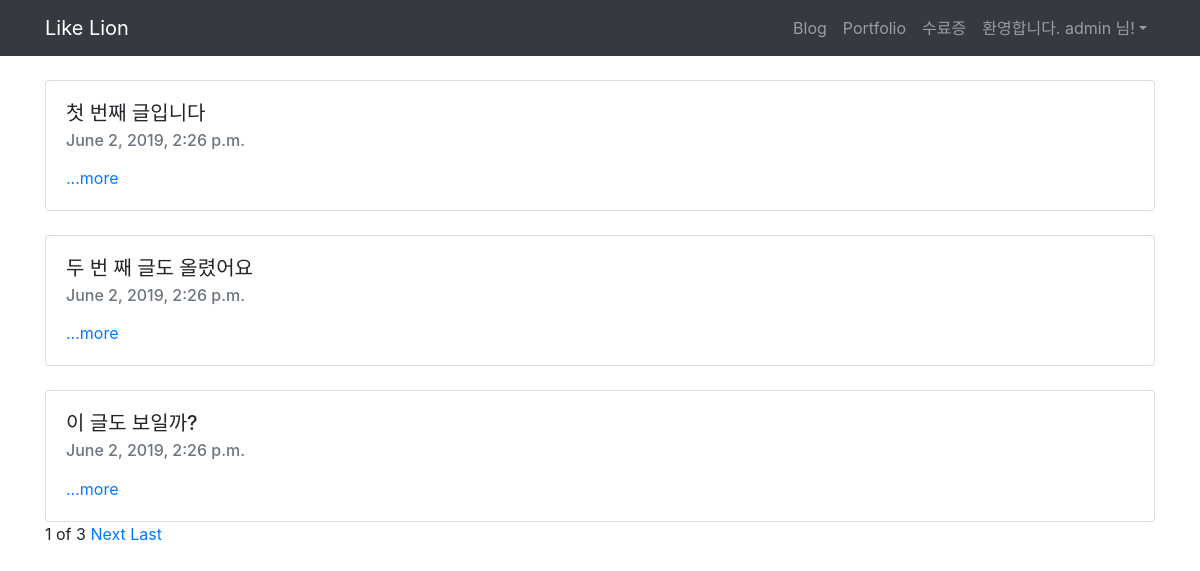
The app's page / (signed in) with its own data.
### blog/models.py (models this page shows)
class Blog(models.Model):
    title = models.CharField(max_length=200)
    pub_date = models.DateTimeField('date published')
    body = models.TextField()

### blog/views.py (the view)
# urls.py: path('', blog.views.home, name='home'),
def home(request):
    blogs = Blog.objects
    blog_list=Blog.objects.all()
    paginator = Paginator(blog_list,3)
    page = request.GET.get('page')
    posts = paginator.get_page(page)
    return render(request,'blog/home.html',{'blogs':blogs,'posts':posts})

### blog/templates/blog/home.html (shortened to what this page needs)
{% extends 'base.html' %}
{% block content %}
{% for blog in posts %}
<br>
<div class="card">
  <div class="card-body">
    <h5 class="card-title">{{blog.title}}</h5>
    <h6 class="card-subtitle mb-2 text-muted">{{blog.pub_date}}</h6>
    <a href="{%url 'detail' blog.id%}" class="card-link">...more</a>
  </div>
</div>
{%endfor%}
<span>{{posts.number}}</span>
<span>of</span>
<span>{{posts.paginator.num_pages}}</span>
{%if posts.has_next%}
<a href="?page={{posts.next_page_number}}">Next</a>
<a href="?page={{posts.paginator.num_pages}}">Last</a>
{%endif%}
{% endblock %}

### secondproject/templates/base.html (shortened to what this page needs)
<!DOCTYPE html>
<html lang="en">
<head>
    <link rel="stylesheet" href="https://stackpath.bootstrapcdn.com/bootstrap/4.1.3/css/bootstrap.min.css"
>
</head>
<body>
    <nav class="navbar navbar-expand-lg navbar-dark bg-dark">
        <div class="container">
            <a class="navbar-brand" href="{% url 'home' %}">Like Lion</a>
            <div class="collapse navbar-collapse" id="navbarNavAltMarkup">
                <ul class="navbar-nav ml-auto">
                    <li class="nav-item">
                        <a class="nav-item nav-link" href="{% url 'home' %}">Blog</span></a>
                    </li>
                    <li class="nav-item">
                        <a class="nav-item nav-link" href="{% url 'portfolio' %}">Portfolio</a>
                    </li>
                    <li class="nav-item">
                        <a class="nav-item nav-link" href="#">수료증</a>
                    </li>
                    {% if user.is_authenticated %}
                    <li class="nav-item dropdown">
                        <a class="nav-link dropdown-toggle" id="navbarDropdown" role="button" data-toggle="dropdown"
                            aria-haspopup="true" aria-expanded="false">환영합니다. {{ user.username }} 님!</a>
                    </li>
                    {% endif %}
                </ul>
            </div>
        </div>
    </nav>
    <div class="container">
        {% block content %}
        {% endblock %}
    </div>
</body>
</html>

### records on screen
Blog: title "첫 번째 글입니다", pub_date "June 2, 2019, 2:26 p.m."
Blog: title "두 번 째 글도 올렸어요", pub_date "June 2, 2019, 2:26 p.m."
Blog: title "이 글도 보일까?", pub_date "June 2, 2019, 2:26 p.m."

### other values on screen
{{ user.username }} "admin"
{{ posts.number }} "1"
{{ posts.paginator.num_pages }} "3"
